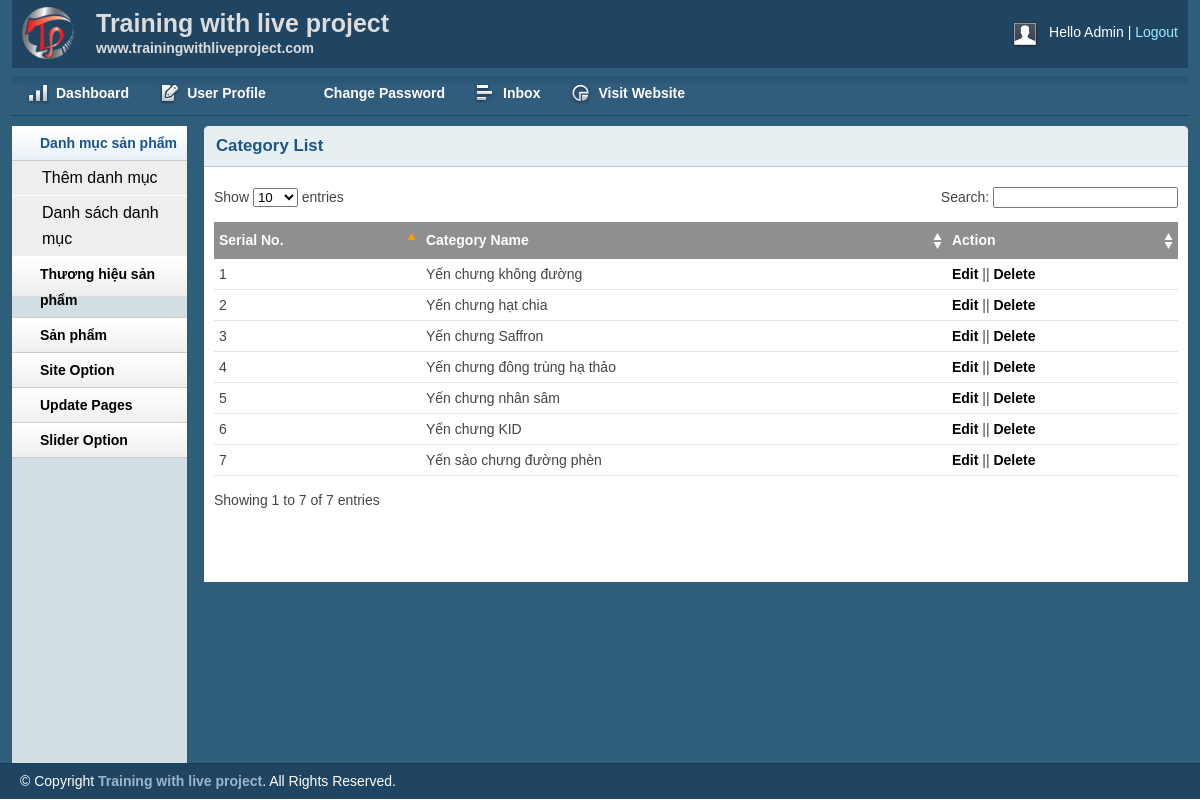
The app's page /admin/catlist.php (signed in) with its own data.
### tables this page shows
CREATE TABLE `tbl_category` (
  `category_id` int(11) NOT NULL,
  `category_name` varchar(50) NOT NULL
);

### lib/database.php (called while the page is built, shortened)
<?php
class Database{
   public $host   = DB_HOST;
   public $user   = DB_USER;
   public $pass   = DB_PASS;
   public $dbname = DB_NAME;
   public $link;
private function connectDB(){
   $this->link = new mysqli($this->host, $this->user, $this->pass,
    $this->dbname);
 }
public function select($query){
  $result = $this->link->query($query) or
   die($this->link->error.__LINE__);
  if($result->num_rows > 0){
    return $result;
  } else {
    return false;
  }
 }
}
?>

### classes/category.php (called while the page is built, shortened)
<?php
    $filepath = realpath(dirname(__FILE__));
    include_once ($filepath. '/../lib/database.php');
?>
<?php
    class category {
        private $db;
        public function __construct() {
            $this->db = new Database();
        }
        public function show_category(){
            $query = "SELECT * FROM tbl_category ORDER BY category_id DESC";
            $result = $this->db->select($query);
            return $result;
        }
    }
?>

### admin/catlist.php (the view, shortened to what this page needs)
<?php include 'inc/header.php';?>
<?php include 'inc/sidebar.php';?>
<?php include '../classes/category.php';?>
<?php
	$cat = new category();
?>
        <div class="grid_10">
            <div class="box round first grid">
                <h2>Category List</h2>
                <div class="block">
                    <table class="data display datatable" id="example">
					<thead>
						<tr>
							<th>Serial No.</th>
							<th>Category Name</th>
							<th>Action</th>
						</tr>
					</thead>
					<tbody>
						<?php
							$show_cate = $cat->show_category();
							if($show_cate){
								$i=0;
								while($result = $show_cate->fetch_assoc()){
								$i++;
						?>
						<tr class="odd gradeX">
							<td><?php echo $i ?></td>
							<td><?php echo $result['category_name'] ?></td>
							<td><a href="catedit.php?catid=<?php echo $result['category_id'] ?>">Edit</a> || <a href="?delid=<?php echo $result['category_id'] ?>" onclick="return confirm('bạn có muốn xoá không?')">Delete</a></td>
						</tr>
						<?php }} ?>
					</tbody>
				</table>
               </div>
            </div>
        </div>
<?php include 'inc/footer.php';?>

### admin/css/layout.css (style rules this page uses)
body { background: #fff none repeat scroll 0 0; color: #444; font-size: 14px; padding: 0; }
a { color: #000; font-weight:bold; text-decoration: none; }
h1, h2, h3, h4, h5, h6 { line-height:1.2em; margin-bottom:.3em; }
h2 { margin-top:1em; }
.box { background:#fff; margin-bottom:20px; padding:10px 10px 10px 10px; margin-left:-8px; }
.box.grid { padding-bottom:40px; }
.box.round { -moz-border-radius: 5px 5px 0px 0px; -webkit-border-radius: 5px 5px 0px 0px; border-radius: 5px 5px 0px 0px; }
.box h2 { font-size:1.2em; font-weight:bold; color:#1B548D; background:#E6F0F3; margin:-10px -10px 0 -10px; padding:10px 12px; border-bottom:1px solid #B3CBD6; -moz-border-radius: 5px 5px 0px 0px; -webkit-border-radius: 5px 5px 0px 0px; border-radius: 5px 5px 0px 0px; }
.box.first { min-height: 406px; }
.block { padding-top:20px; }
.block { padding-bottom:1px; }
table.display { margin: 0 auto; clear: both; width: 100%; }
.sorting_asc { background: #8f8f8f url(../img/table/sort_asc.png) no-repeat center right; padding:8px 5px; text-align:left; color:#fff; }
.sorting { background:#8f8f8f url(../img/table/sort_both.png) no-repeat center right; padding:8px 5px; text-align:left; color:#fff; }
tr.odd { height: 30px; line-height: 30px; border-bottom:1px solid #e6e6e6; }
tr.even { height: 30px; line-height: 30px; border-bottom:1px solid #e6e6e6; }
tr.odd td, tr.even td { padding-left:5px; }

### records on screen
tbl_category: category_name "Yến chưng không đường"
tbl_category: category_name "Yến chưng hạt chia"
tbl_category: category_name "Yến chưng Saffron"
tbl_category: category_name "Yến chưng đông trùng hạ thảo"
tbl_category: category_name "Yến chưng nhân sâm"
tbl_category: category_name "Yến chưng KID"
tbl_category: category_name "Yến sào chưng đường phèn"
